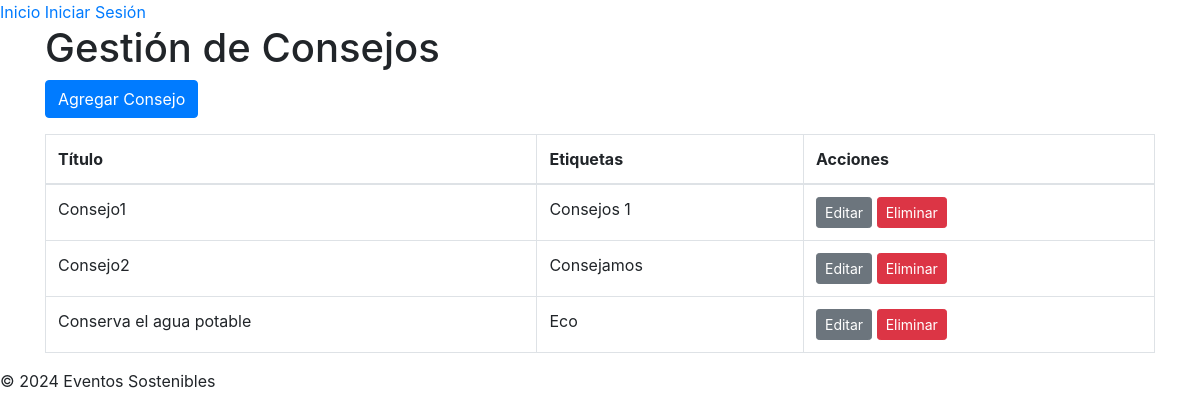
Page /admin/consejos_list.php (signed in) on the committed database.
### tables this page shows
CREATE TABLE `consejos` (
  `id` int(11) NOT NULL,
  `titulo` varchar(200) NOT NULL,
  `descripcion_breve` text DEFAULT NULL,
  `texto_explicativo` text DEFAULT NULL,
  `etiquetas` varchar(255) DEFAULT NULL
);

### models/Consejo.php (called while the page is built, shortened)
<?php
class Consejo {
    private $pdo;
    public function __construct($pdo) {
        $this->pdo = $pdo;
    }
    public function getAllConsejos() {
        $sql = "SELECT * FROM consejos";
        $stmt = $this->pdo->query($sql);
        return $stmt->fetchAll();
    }
}
?>

### admin/consejos_list.php (the view, shortened to what this page needs)
<?php
require_once '../config/config.php';
require_once '../models/Consejo.php';
$consejoModel = new Consejo($pdo);
$consejos = $consejoModel->getAllConsejos();
include '../views/templates/header.php';
?>
<div class="container">
    <h1>Gestión de Consejos</h1>
    <a href="consejo_form.php" class="btn btn-primary mb-3">Agregar Consejo</a>
    <table class="table table-bordered">
        <thead>
            <tr>
                <th>Título</th>
                <th>Etiquetas</th>
                <th>Acciones</th>
            </tr>
        </thead>
        <tbody>
            <?php foreach($consejos as $consejo): ?>
            <tr>
                <td><?= htmlspecialchars($consejo['titulo']) ?></td>
                <td><?= htmlspecialchars($consejo['etiquetas']) ?></td>
                <td>
                    <a href="consejo_form.php?id=<?= $consejo['id'] ?>" class="btn btn-secondary btn-sm">Editar</a>
                    <a href="../controllers/AdminConsejoController.php?delete=<?= $consejo['id'] ?>" class="btn btn-danger btn-sm" onclick="return confirm('¿Estás seguro de eliminar este consejo?');">Eliminar</a>
                </td>
            </tr>
            <?php endforeach; ?>
        </tbody>
    </table>
</div>
<?php include '../views/templates/footer.php'; ?>

### rows in the picture
consejos: titulo "Consejo1", etiquetas "Consejos 1"
consejos: titulo "Consejo2", etiquetas "Consejamos"
consejos: titulo "Conserva el agua potable", etiquetas "Eco"
